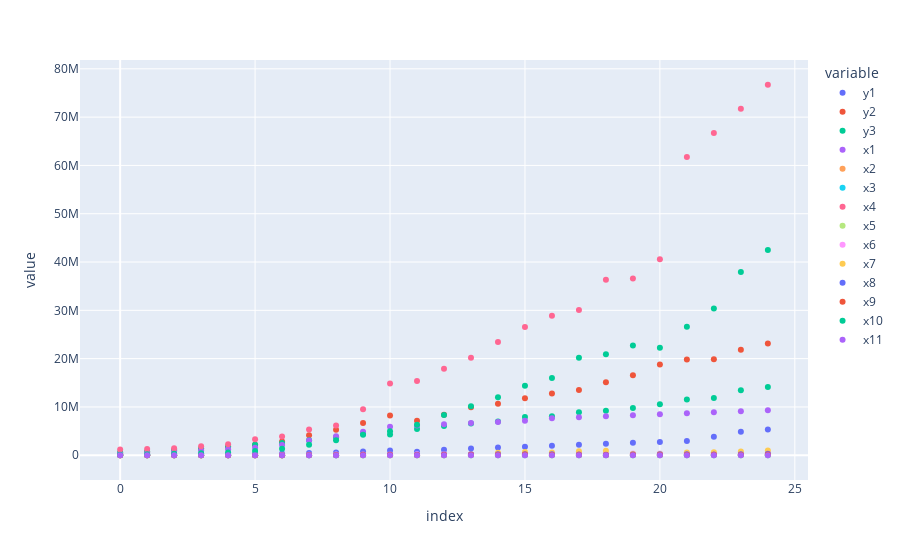

The notebook cell saved with this chart:
### Code cell
InterpolateData(data).original_scatter()

### Figure 1 — Plotly figure (JSON) as saved in the notebook; plotly's stock layout.template omitted (floating-point values rounded to 4 significant figures)
{"data": [{"hovertemplate": "variable=y1<br>index=%{x}<br>value=%{y}<extra></extra>", "legendgroup": "y1", "marker": {"color": "#636efa", "symbol": "circle"}, "mode": "markers", "name": "y1", "orientation": "v", "showlegend": true, "x": [0, 1, 2, 3, 4, 5, 6, 7, 8, 9, 10, 11, 12, 13, 14, 15, 16, 17, 18, 19, 20, 21, 22, 23, 24], "xaxis": "x", "y": [87210.0, 119300.0, 156200.0, 173800.0, 220400.0, 269600.0, 358500.0, 456000.0, 590200.0, 775700.0, 962500.0, 742400.0, 1164000.0, 1388000.0, 1585000.0, 1781000.0, 1978000.0, 2174000.0, 2371000.0, 2567000.0, 2764000.0, 2960000.0, 3839000.0, 4868000.0, 5306000.0], "yaxis": "y", "type": "scatter"}, {"hovertemplate": "variable=y2<br>index=%{x}<br>value=%{y}<extra></extra>", "legendgroup": "y2", "marker": {"color": "#EF553B", "symbol": "circle"}, "mode": "markers", "name": "y2", "orientation": "v", "showlegend": true, "x": [0, 1, 2, 3, 4, 5, 6, 7, 8, 9, 10, 11, 12, 13, 14, 15, 16, 17, 18, 19, 20, 21, 22, 23, 24], "xaxis": "x", "y": [328500.0, 695100.0, 1159000.0, 1370000.0, 1767000.0, 2188000.0, 2853000.0, 4135000.0, 5260000.0, 6696000.0, 8249000.0, 7127000.0, 8376000.0, 9949000.0, 10670000.0, 11810000.0, 12780000.0, 13520000.0, 15120000.0, 16540000.0, 18780000.0, 19800000.0, 19860000.0, 21840000.0, 23110000.0], "yaxis": "y", "type": "scatter"}, {"hovertemplate": "variable=y3<br>index=%{x}<br>value=%{y}<extra></extra>", "legendgroup": "y3", "marker": {"color": "#00cc96", "symbol": "circle"}, "mode": "markers", "name": "y3", "orientation": "v", "showlegend": true, "x": [0, 1, 2, 3, 4, 5, 6, 7, 8, 9, 10, 11, 12, 13, 14, 15, 16, 17, 18, 19, 20, 21, 22, 23, 24], "xaxis": "x", "y": [638500.0, 789500.0, 962100.0, 1394000.0, 1771000.0, 2149000.0, 2526000.0, 3119000.0, 3731000.0, 4453000.0, 4306000.0, 5449000.0, 6059000.0, 6574000.0, 6998000.0, 7930000.0, 8090000.0, 8909000.0, 9193000.0, 9776000.0, 10540000.0, 11520000.0, 11870000.0, 13480000.0, 14150000.0], "yaxis": "y", "type": "scatter"}, {"hovertemplate": "variable=x1<br>index=%{x}<br>value=%{y}<extra></extra>", "legendgroup": "x1", "marker": {"color": "#ab63fa", "symbol": "circle"}, "mode": "markers", "name": "x1", "orientation": "v", "showlegend": true, "x": [0, 1, 2, 3, 4, 5, 6, 7, 8, 9, 10, 11, 12, 13, 14, 15, 16, 17, 18, 19, 20, 21, 22, 23, 24], "xaxis": "x", "y": [228500.0, 488400.0, 748200.0, 1008000.0, 1268000.0, 1564000.0, 2115000.0, 3055000.0, 3930000.0, 4853000.0, 5884000.0, 6165000.0, 6412000.0, 6658000.0, 6905000.0, 7151000.0, 7644000.0, 7851000.0, 8059000.0, 8267000.0, 8474000.0, 8682000.0, 8889000.0, 9097000.0, 9305000.0], "yaxis": "y", "type": "scatter"}, {"hovertemplate": "variable=x2<br>index=%{x}<br>value=%{y}<extra></extra>", "legendgroup": "x2", "marker": {"color": "#FFA15A", "symbol": "circle"}, "mode": "markers", "name": "x2", "orientation": "v", "showlegend": true, "x": [0, 1, 2, 3, 4, 5, 6, 7, 8, 9, 10, 11, 12, 13, 14, 15, 16, 17, 18, 19, 20, 21, 22, 23, 24], "xaxis": "x", "y": [803.2, 787.6, 1473.0, 1155.0, 1509.0, 2483.0, 1857.0, 2060.0, 4531.0, 15660.0, 8612.0, 5657.0, 3794.0, 159900.0, 82610.0, 108100.0, 77800.0, 66720.0, 65310.0, 85330.0, 69870.0, 93900.0, 126200.0, 103800.0, 115400.0], "yaxis": "y", "type": "scatter"}, {"hovertemplate": "variable=x3<br>index=%{x}<br>value=%{y}<extra></extra>", "legendgroup": "x3", "marker": {"color": "#19d3f3", "symbol": "circle"}, "mode": "markers", "name": "x3", "orientation": "v", "showlegend": true, "x": [0, 1, 2, 3, 4, 5, 6, 7, 8, 9, 10, 11, 12, 13, 14, 15, 16, 17, 18, 19, 20, 21, 22, 23, 24], "xaxis": "x", "y": [5781.0, 5823.0, 5865.0, 5907.0, 5961.0, 5998.0, 6037.0, 6062.0, 6095.0, 6175.0, 6218.0, 6359.0, 6499.0, 6536.0, 6563.0, 6561.0, 6553.0, 6584.0, 6592.0, 6596.0, 6599.0, 6603.0, 6607.0, 6610.0, 6614.0], "yaxis": "y", "type": "scatter"}, {"hovertemplate": "variable=x4<br>index=%{x}<br>value=%{y}<extra></extra>", "legendgroup": "x4", "marker": {"color": "#FF6692", "symbol": "circle"}, "mode": "markers", "name": "x4", "orientation": "v", "showlegend": true, "x": [0, 1, 2, 3, 4, 5, 6, 7, 8, 9, 10, 11, 12, 13, 14, 15, 16, 17, 18, 19, 20, 21, 22, 23, 24], "xaxis": "x", "y": [1212000.0, 1273000.0, 1445000.0, 1841000.0, 2256000.0, 3298000.0, 3906000.0, 5347000.0, 6143000.0, 9507000.0, 14880000.0, 15360000.0, 17910000.0, 20170000.0, 23450000.0, 26550000.0, 28890000.0, 30080000.0, 36340000.0, 36600000.0, 40600000.0, 61760000.0, 66740000.0, 71720000.0, 76700000.0], "yaxis": "y", "type": "scatter"}, {"hovertemplate": "variable=x5<br>index=%{x}<br>value=%{y}<extra></extra>", "legendgroup": "x5", "marker": {"color": "#B6E880", "symbol": "circle"}, "mode": "markers", "name": "x5", "orientation": "v", "showlegend": true, "x": [0, 1, 2, 3, 4, 5, 6, 7, 8, 9, 10, 11, 12, 13, 14, 15, 16, 17, 18, 19, 20, 21, 22, 23, 24], "xaxis": "x", "y": [33.8, 35.2, 32.4, 30.4, 35.1, 33.0, 36.4, 39.8, 47.0, 38.4, 36.1, 35.9, 42.0, 42.4, 43.0, 44.6, 46.7, 42.4, 41.9, 47.3, 46.6, 37.8, 39.0, 40.5, 42.0], "yaxis": "y", "type": "scatter"}, {"hovertemplate": "variable=x6<br>index=%{x}<br>value=%{y}<extra></extra>", "legendgroup": "x6", "marker": {"color": "#FF97FF", "symbol": "circle"}, "mode": "markers", "name": "x6", "orientation": "v", "showlegend": true, "x": [0, 1, 2, 3, 4, 5, 6, 7, 8, 9, 10, 11, 12, 13, 14, 15, 16, 17, 18, 19, 20, 21, 22, 23, 24], "xaxis": "x", "y": [83360.0, 87820.0, 92700.0, 98090.0, 104100.0, 110900.0, 118700.0, 128000.0, 139200.0, 153500.0, 173400.0, 206000.0, 194400.0, 219300.0, 245600.0, 264800.0, 298200.0, 322800.0, 330200.0, 358200.0, 350900.0, 398500.0, 427300.0, 460700.0, 494100.0], "yaxis": "y", "type": "scatter"}, {"hovertemplate": "variable=x7<br>index=%{x}<br>value=%{y}<extra></extra>", "legendgroup": "x7", "marker": {"color": "#FECB52", "symbol": "circle"}, "mode": "markers", "name": "x7", "orientation": "v", "showlegend": true, "x": [0, 1, 2, 3, 4, 5, 6, 7, 8, 9, 10, 11, 12, 13, 14, 15, 16, 17, 18, 19, 20, 21, 22, 23, 24], "xaxis": "x", "y": [25720.0, 25260.0, 25720.0, 24910.0, 25080.0, 25260.0, 24700.0, 28810.0, 37210.0, 50570.0, 43900.0, 64750.0, 64540.0, 158900.0, 494500.0, 686700.0, 552000.0, 851600.0, 910900.0, 249000.0, 283500.0, 565800.0, 626600.0, 795300.0, 964000.0], "yaxis": "y", "type": "scatter"}, {"hovertemplate": "variable=x8<br>index=%{x}<br>value=%{y}<extra></extra>", "legendgroup": "x8", "marker": {"color": "#636efa", "symbol": "circle"}, "mode": "markers", "name": "x8", "orientation": "v", "showlegend": true, "x": [0, 1, 2, 3, 4, 5, 6, 7, 8, 9, 10, 11, 12, 13, 14, 15, 16, 17, 18, 19, 20, 21, 22, 23, 24], "xaxis": "x", "y": [6171.0, 7260.0, 8067.0, 5545.0, 6932.0, 8376.0, 9347.0, 9940.0, 12520.0, 124800.0, 174200.0, 113200.0, 143800.0, 188000.0, 199800.0, 228300.0, 229000.0, 149100.0, 118200.0, 148600.0, 197000.0, 184300.0, 135200.0, 205600.0, 295500.0], "yaxis": "y", "type": "scatter"}, {"hovertemplate": "variable=x9<br>index=%{x}<br>value=%{y}<extra></extra>", "legendgroup": "x9", "marker": {"color": "#EF553B", "symbol": "circle"}, "mode": "markers", "name": "x9", "orientation": "v", "showlegend": true, "x": [0, 1, 2, 3, 4, 5, 6, 7, 8, 9, 10, 11, 12, 13, 14, 15, 16, 17, 18, 19, 20, 21, 22, 23, 24], "xaxis": "x", "y": [6642.0, 7814.0, 9194.0, 12640.0, 13820.0, 17780.0, 23990.0, 32090.0, 47110.0, 84400.0, 115500.0, 70900.0, 91000.0, 117100.0, 123100.0, 135100.0, 125900.0, 78600.0, 76230.0, 98640.0, 103400.0, 107300.0, 102900.0, 129000.0, 133000.0], "yaxis": "y", "type": "scatter"}, {"hovertemplate": "variable=x10<br>index=%{x}<br>value=%{y}<extra></extra>", "legendgroup": "x10", "marker": {"color": "#00cc96", "symbol": "circle"}, "mode": "markers", "name": "x10", "orientation": "v", "showlegend": true, "x": [0, 1, 2, 3, 4, 5, 6, 7, 8, 9, 10, 11, 12, 13, 14, 15, 16, 17, 18, 19, 20, 21, 22, 23, 24], "xaxis": "x", "y": [111500.0, 185900.0, 309500.0, 418300.0, 589100.0, 879300.0, 1353000.0, 2182000.0, 3102000.0, 4237000.0, 4980000.0, 6294000.0, 8319000.0, 10150000.0, 11990000.0, 14390000.0, 16000000.0, 20160000.0, 20910000.0, 22720000.0, 22270000.0, 26580000.0, 30360000.0, 37960000.0, 42470000.0], "yaxis": "y", "type": "scatter"}, {"hovertemplate": "variable=x11<br>index=%{x}<br>value=%{y}<extra></extra>", "legendgroup": "x11", "marker": {"color": "#ab63fa", "symbol": "circle"}, "mode": "markers", "name": "x11", "orientation": "v", "showlegend": true, "x": [0, 1, 2, 3, 4, 5, 6, 7, 8, 9, 10, 11, 12, 13, 14, 15, 16, 17, 18, 19, 20, 21, 22, 23, 24], "xaxis": "x", "y": [1393.0, 1808.0, 2185.0, 2385.0, 2919.0, 3208.0, 3704.0, 4172.0, 5121.0, 5855.0, 6648.0, 7406.0, 8656.0, 9128.0, 9747.0, 10960.0, 12540.0, 14410.0, 15090.0, 15400.0, 16090.0, 16840.0, 17840.0, 18030.0, 18710.0], "yaxis": "y", "type": "scatter"}], "layout": {"xaxis": {"anchor": "y", "domain": [0.0, 1.0], "title": {"text": "index"}}, "yaxis": {"anchor": "x", "domain": [0.0, 1.0], "title": {"text": "value"}}, "legend": {"title": {"text": "variable"}, "tracegroupgap": 0}, "margin": {"t": 60}}}
